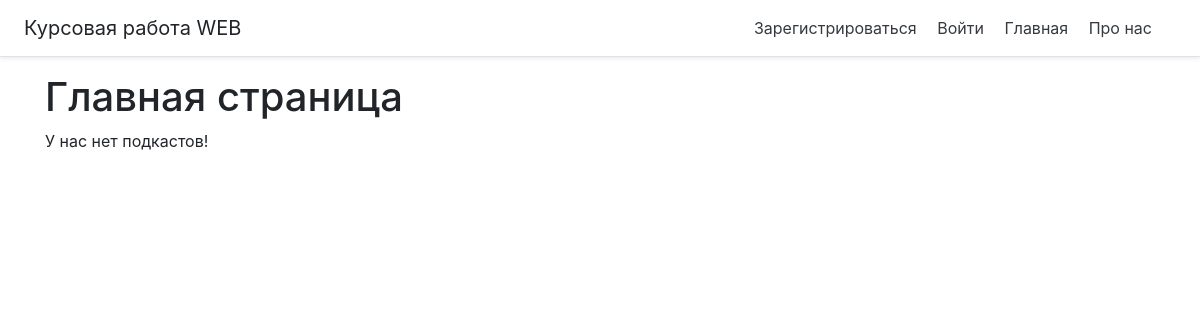
The app's page /, older data.
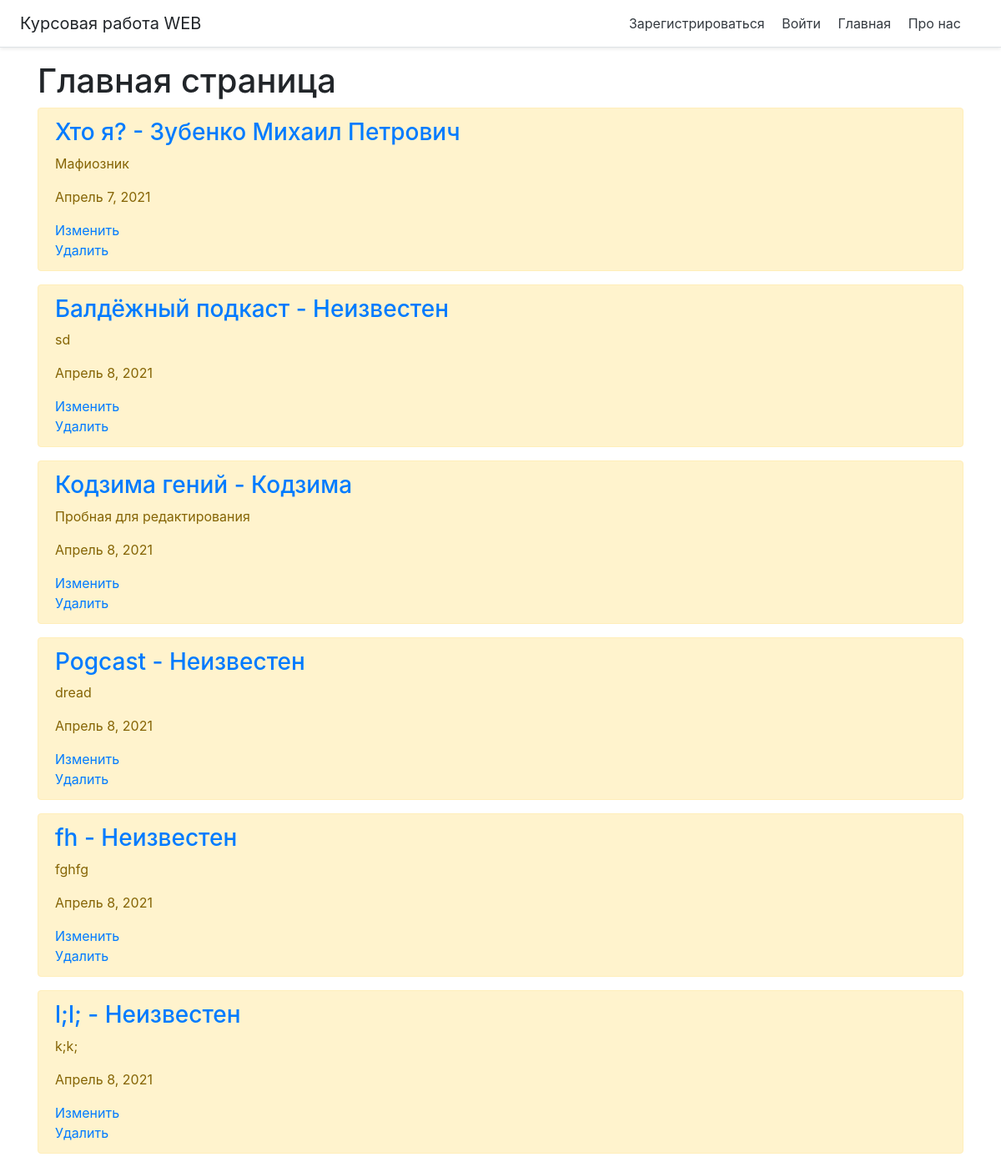
The same page, newer data.
### main/models.py (models this page shows, shortened)
class Podcast(models.Model):
    title = models.CharField('Название', max_length=50)
    descript = models.TextField('Описание')
    author = models.TextField('Автор', max_length=50, default='Неизвестен')
    category = models.ForeignKey(Category, null=True, on_delete=models.CASCADE)
    post_date = models.DateField(null=True, auto_now_add=True)
    file = models.FileField(blank=True)
    duration = models.FloatField(default=0)
    image = models.ImageField(upload_to='podcasts', blank=True)
    listened = models.IntegerField(default=0)
    likes = models.IntegerField(default=0)
    class Meta:
        verbose_name = 'Подкаст'
        verbose_name_plural = 'Подкасты'

### main/views.py (the view)
# urls.py: path('', views.index, name='home'),
def index(request):
    podcasts = Podcast.objects.all()
    sorted_podcasts = Podcast.objects.order_by('-id')[:5] #last top 5
    return render(request, 'main/index.html',
                  {'title': 'Главная страница сайта', 'podcasts': podcasts})

### main/templates/main/index.html (shortened to what this page needs)
{% extends 'main/base.html' %}
{% block content %}
    <h1>Главная страница</h1>
    {% if podcasts %}
        {% for podcast in podcasts %}
            <div class="alert alert-warning mt-2">
                <h3><a href="{% url 'details' podcast.pk %} ">{{ podcast.title }} - {{ podcast.author }}</a></h3>
                <p>{{ podcast.descript }}</p>
                <p>{{ podcast.post_date }}</p>
                <a href="{% url 'update' podcast.pk %}">Изменить</a><br/>
                <a href="{% url 'delete' podcast.pk %}">Удалить</a><br/>
            </div>
        {% endfor %}
    {% else %}
        <p>У нас нет подкастов!</p>
    {% endif %}
{% endblock %}

### main/templates/main/base.html (shortened to what this page needs)
<!doctype html>
<html lang="ru">
<head>
    <link rel="stylesheet" href="https://stackpath.bootstrapcdn.com/bootstrap/4.5.0/css/bootstrap.min.css">
</head>
<body>
    <div class="d-flex flex-column flex-md-row align-items-center p-3 px-md-4 mb-3 bg-white border-bottom shadow-sm">
      <h5 class="my-0 mr-md-auto font-weight-normal">Курсовая работа WEB</h5>
      <nav class="my-2 my-md-0 mr-md-3">
          {% if user.is_authenticated %}
              {% if user.is_superuser %}
                  <a class="p-2 text-dark" href="{% url 'create' %}">Создать подкаст</a>
              {% endif %}
              <a class="p-2 text-dark" href="{% url 'logout' %}">Выйти</a>
          {% else %}
              <a class="p-2 text-dark" href="{% url 'register' %}">Зарегистрироваться</a>
              <a class="p-2 text-dark" href="{% url 'login' %}">Войти</a>
          {% endif %}
         <a class="p-2 text-dark" href="{% url 'home' %}">Главная</a>
         <a class="p-2 text-dark" href="{% url 'about' %}">Про нас</a>
      </nav>
    </div>
    <div class="container">
        {% block content %}{% endblock %}
    </div>
</body>
</html>

Row changes from the older to the newer data that the page shows:
added Podcast: title "Хто я?", author "Зубенко Михаил Петрович", descript "Мафиозник", post_date "Апрель 7, 2021"
added Podcast: title "Балдёжный подкаст", author "Неизвестен", descript "sd", post_date "Апрель 8, 2021"
added Podcast: title "Кодзима гений", author "Кодзима", descript "Пробная для редактирования", post_date "Апрель 8, 2021"
added Podcast: title "Pogcast", author "Неизвестен", descript "dread", post_date "Апрель 8, 2021"
added Podcast: title "fh", author "Неизвестен", descript "fghfg", post_date "Апрель 8, 2021"
added Podcast: title "l;l;", author "Неизвестен", descript "k;k;", post_date "Апрель 8, 2021"
Text that changed along with them:
text no longer shown: "У нас нет подкастов!"
